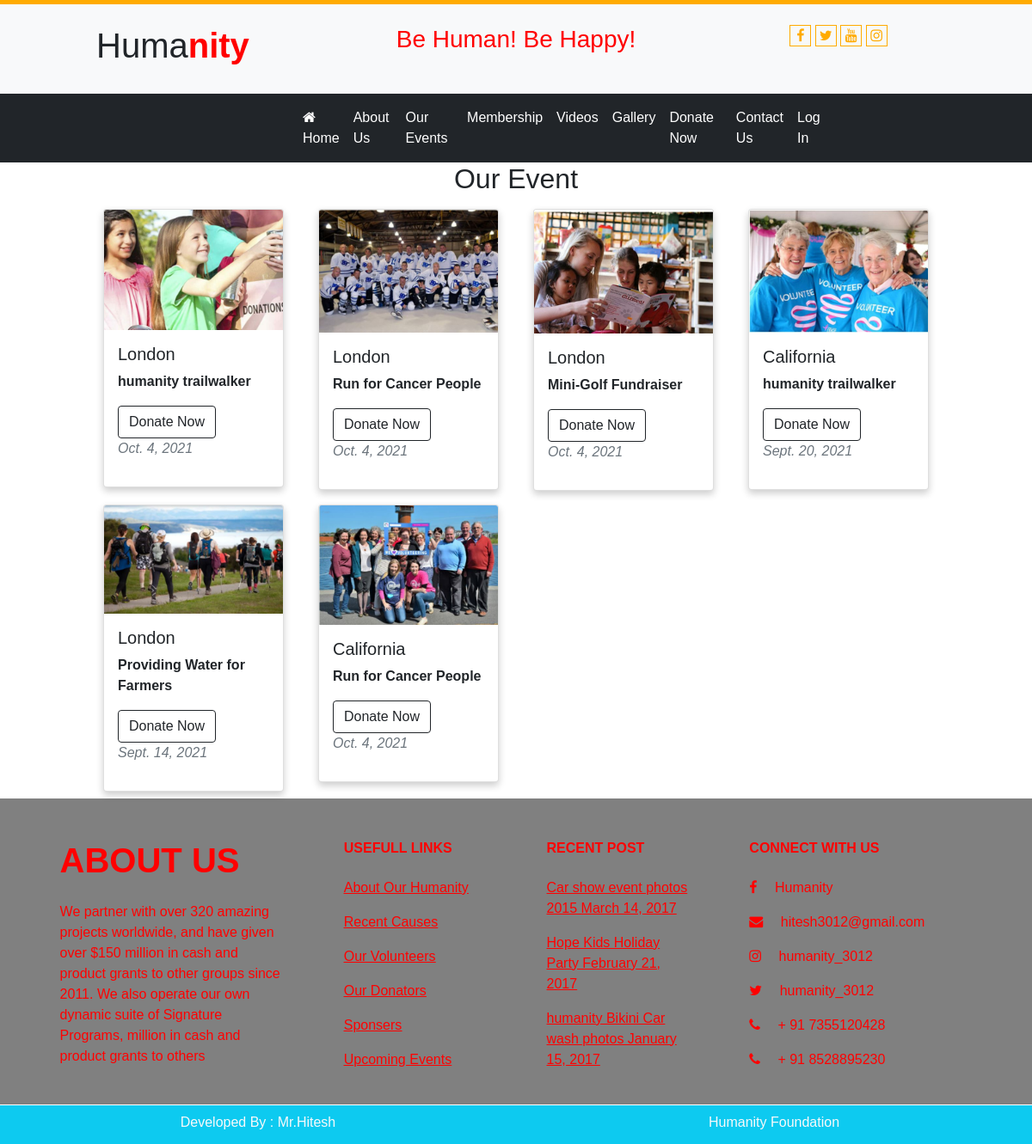
Page /user/ourevents/ on the committed database.
### user/models.py (models this page shows)
class events(models.Model):
    city=models.CharField(max_length=100)
    etitle=models.CharField(max_length=400)
    epurpose=models.TextField(max_length=2000)
    epic=models.ImageField(upload_to='static/events',default="")
    edate=models.DateField()
    sthanks=models.CharField(max_length=200)

### user/views.py (the view)
# urls.py: path('ourevents/',views.ourevents),
def ourevents(req):
    edata = events.objects.all().order_by('-id')
    return render(req,'user/ourevents.html',{"event":edata})

### templates/user/ourevents.html (shortened to what this page needs)
{% extends 'base.html' %}
{% load static %}
{% block content %}
<div class="row">
  <div class="h2 text-center">Our Event</div>
  <div class="col-sm-1"></div>
  <div class="col-sm-10">
    <div class="row">
      {% if event%}
      {% for x in event%}
      <div class="col-sm-3">
        <div class="card">
  <img src="/{{x.epic}}" class="card-img-top" alt="...">
  <div class="card-body">
    <h5 class="card-title">{{x.city}}</h5>
    <p class="card-text">
      <b>{{x.etitle}}</b>
    <b class="btn btn-outline-dark">{{x.sthanks}} </b><br>
    <i class="text-muted">{{x.edate}}</i>
    </p>
  </div>
</div>
      </div>
      {% endfor%}
    {% endif %}
    </div>
  </div>
  <div class="col-sm-1"></div>
</div>
{% endblock %}

### templates/base.html (shortened to what this page needs)
<!DOCTYPE html>
{% load static %}
<html lang="en">
<head>
    <link href="{% static 'css/bootstrap.min.css'%}" rel="stylesheet"/>
    <link href="{% static 'css/font-awesome.css' %}" rel="stylesheet"/>
</head>
<body>
<div class="container-fluid outer">
    <div class="row header bg-light">
        <div class="col-sm-1"></div>
        <div class="col-sm-10">
            <div class="row" >
                <div class="col-sm-3 fs-2 py-2">
                    <div class="col-sm-3 py-3"><h1>Huma<b style="COLOR:RED;">nity</B></h1></div>
                </div>
                <div class="col-sm-6 fs-5 pt-4" STYLE="color:red;"><h3>Be Human! Be Happy!</h3></div>
                <div class="col-sm-3 py-4">
                    <a href="https://www.facebook.com/search/top?q=techpile%20technology%20pvt.%20ltd."  ><i class="fa fa-facebook ic"></i></a>
                    <a href="https://twitter.com/tptlko?lang=en"><i class="fa fa-twitter ic"></i></a>
                   <a href="https://www.youtube.com/channel/UCP__TRYUbOQqX5rDVI29E8w"> <i class="fa fa-youtube ic"></i></a>
                    <a href="https://www.instagram.com/tptlko/?hl=en"> <i class="fa fa-instagram ic"></i></a>
                </div>
            </div>
        </div>
        <div class="col-sm-1"></div>
    </div>
    <div class="row menu bg-dark">
        <div class="col-sm-12">
            <div class="row">
                <div class="col-sm-2"></div>
                <div class="col-sm-8" style="padding-left:10%;">
                    <nav class="navbar navbar-expand-lg navbar-light" id="menu">
  <div class="container-fluid">
    <div class="collapse navbar-collapse" id="navbarNavDropdown">
      <ul class="navbar-nav">
        <li class="nav-item">
          <a class="nav-link active" aria-current="page" href="/user/home/">
              <i class="fa fa-home"></i> Home</a>
        </li>
        <li class="nav-item">
          <a class="nav-link" href="/user/aboutus/">About Us</a>
        </li>
          <li class="nav-item">
          <a class="nav-link" href="/user/ourevents/">Our Events</a>
        </li>
        <li class="nav-item">
          <a class="nav-link" href="/user/membership/">Membership</a>
        </li>
          <li class="nav-item">
          <a class="nav-link" href="/user/videos/">Videos</a>
        </li>
          <li class="nav-item">
          <a class="nav-link" href="/user/gallery/">Gallery</a>
        </li>
          <li class="nav-item">
              <a class="nav-link" href="/user/donatenow/">Donate Now</a>
        </li>
          <li class="nav-item">
          <a class="nav-link" href="/user/contactus/">Contact Us</a>
        </li>
          <li class="nav-item">
          <a class="nav-link" href="/admin/">Log In</a>
          </li>
      </ul>
    </div>
  </div>
</nav>
                </div>
                <div class="col-sm-2"></div>
            </div>
        </div>
    </div>
    <div class="row content" style="min-height:550px;">
        <div class="col-sm-12">
        {% block content %}
        {% endblock %}
        </div>
    </div>
    <div class="row ufooter text-center text-lg-start bg-light text-muted">
  <section class="" style="background-color: gray;  color:red;">
    <div class="container text-center text-md-start mt-5">
      <div class="row mt-3">
        <div class="col-md-3 col-lg-4 col-xl-3 mx-auto mb-4">
          <h1 class="text-uppercase fw-bold mb-4" style="color:red;">
            About Us
          </h1>
          <p>
            We partner with over 320 amazing projects worldwide, and have given over $150 million in cash and product grants to other groups since 2011. We also operate our own dynamic suite of Signature Programs, million in cash and product grants to others
          </p>
        </div>
        <div class="col-md-2 col-lg-2 col-xl-2 mx-auto mb-4" >
          <h6 class="text-uppercase fw-bold mb-4">
            USEFULL LINKS
          </h6>
          <p>
            <a href="#!" class="text-reset"><u>About Our Humanity</u></a>
          </p>
          <p>
            <a href="#!" class="text-reset"><u>Recent Causes</u></a>
          </p>
          <p>
            <a href="#!" class="text-reset"><u>Our Volunteers</u></a>
          </p>
          <p>
            <a href="#!" class="text-reset"><u>Our Donators</u></a>
          </p>
            <p>
            <a href="#!" class="text-reset"><u>Sponsers</u></a>
          </p>
            <p>
            <a href="#!" class="text-reset"><u>Upcoming Events</u></a>
          </p>
        </div>
        <div class="col-md-3 col-lg-2 col-xl-2 mx-auto mb-4">
          <h6 class="text-uppercase fw-bold mb-4">
            RECENT POST
          </h6>
          <p>
            <a href="#!" class="text-reset">Car show event photos 2015
March 14, 2017</a>
          </p>
          <p>
            <a href="#!" class="text-reset">Hope Kids Holiday Party
February 21, 2017</a>
          </p>
          <p>
            <a href="#!" class="text-reset">humanity Bikini Car wash photos
January 15, 2017</a>
          </p>
        </div>
        <div class="col-md-4 col-lg-3 col-xl-3 mx-auto mb-md-0 mb-4">
          <h6 class="text-uppercase fw-bold mb-4">
            Connect with Us
          </h6>
          <p><i class="fa fa-facebook me-3"></i> Humanity</p>
          <p>
            <i class="fa fa-envelope me-3"></i>
            hitesh3012@gmail.com
          </p>
            <p><i class="fa fa-instagram me-3"></i> humanity_3012</p>
            <p><i class="fa fa-twitter me-3"></i> humanity_3012</p>
            <p><i class="fa fa-phone me-3"></i> + 91 7355120428</p>
          <p><i class="fa fa-phone me-3"></i> + 91 8528895230</p>
        </div>
      </div>
    </div>
  </section>
    </div>
    <div class="row bfooter text-light text-center py-2 bg-info">
        <div class="col-sm-6">Developed By : Mr.Hitesh</div>
        <div class="col-sm-6"> Humanity Foundation</div>
    </div>
</div>
</body>
</html>

### templates/base.html (style rules this page uses)
.header { min-height:80px; text-align:center; border-top:5px solid #ffab00; }
.ic { color:#ffab00; border:1px solid #ffab00; height:25px; width:25px; padding-top:3px; border-radiius }
.menu { min-height:45px; }
#menu ul li a { color:white; }
.ufooter { min-height:300px; background:#212529; }
.bfooter { min-height:45px; background:#212529; margin-top:1px; }
body { font-family: Arial, Helvetica, sans-serif; margin: 0; }
html { box-sizing: border-box; }
*, *:before, *:after { box-sizing: inherit; }
.card { box-shadow: 0 4px 8px 0 rgba(0, 0, 0, 0.2); margin: 8px; }
.container { padding: 0 16px; }
.container::after, .row::after { content: ""; clear: both; display: table; }

### rows in the picture
events: epic (picture), city "London", etitle "humanity trailwalker", sthanks "Donate Now", edate "Oct. 4, 2021"
events: epic (picture), city "London", etitle "Run for Cancer People", sthanks "Donate Now", edate "Oct. 4, 2021"
events: epic (picture), city "London", etitle "Mini-Golf Fundraiser", sthanks "Donate Now", edate "Oct. 4, 2021"
events: epic (picture), city "California", etitle "humanity trailwalker", sthanks "Donate Now", edate "Sept. 20, 2021"
events: epic (picture), city "London", etitle "Providing Water for Farmers", sthanks "Donate Now", edate "Sept. 14, 2021"
events: epic (picture), city "California", etitle "Run for Cancer People", sthanks "Donate Now", edate "Oct. 4, 2021"
